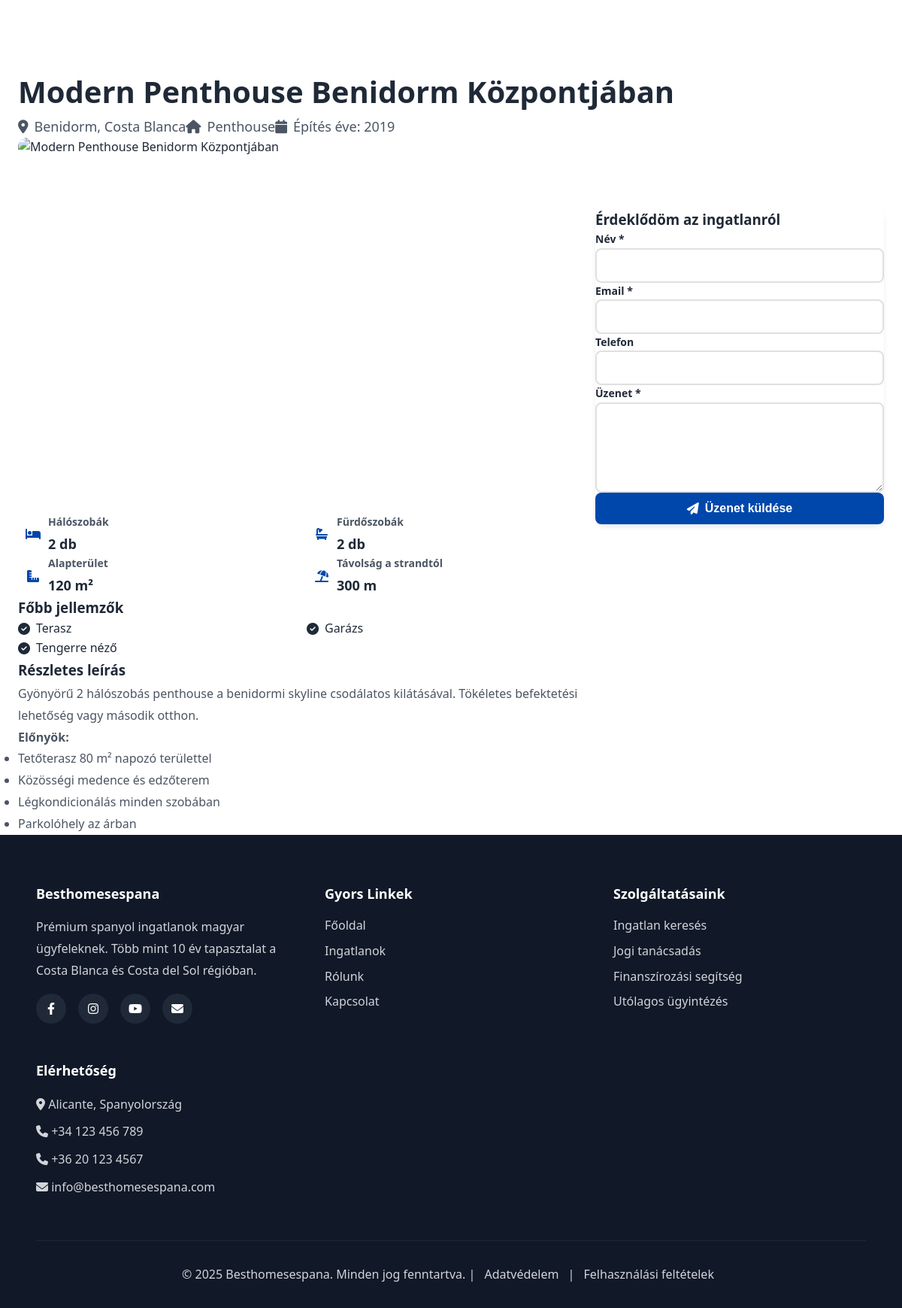
Screenshot of /public/property.php?id=2 with the database file from the repository.
### tables this page shows
CREATE TABLE IF NOT EXISTS properties (
    id INT AUTO_INCREMENT PRIMARY KEY,
    title VARCHAR(255) NOT NULL,
    slug VARCHAR(255) NOT NULL UNIQUE,
    description TEXT NOT NULL,
    property_type_id INT NOT NULL,
    location_id INT NOT NULL,

     
    price DECIMAL(12,2) NOT NULL,
    currency VARCHAR(3) DEFAULT 'EUR',
    area_sqm INT NOT NULL COMMENT 'Area in square meters',
    plot_size_sqm INT DEFAULT NULL COMMENT 'Plot size for villas/houses',

     
    bedrooms INT NOT NULL,
    bathrooms INT NOT NULL,
    built_year INT DEFAULT NULL,

     
    has_pool BOOLEAN DEFAULT FALSE,
    has_garden BOOLEAN DEFAULT FALSE,
    has_terrace BOOLEAN DEFAULT FALSE,
    has_garage BOOLEAN DEFAULT FALSE,
    has_sea_view BOOLEAN DEFAULT FALSE,
    distance_to_beach_m INT DEFAULT NULL COMMENT 'Distance to beach in meters',

     
    main_image VARCHAR(255) DEFAULT NULL,
    images TEXT DEFAULT NULL COMMENT 'JSON array of image URLs',

     
    is_featured BOOLEAN DEFAULT FALSE,
    is_active BOOLEAN DEFAULT TRUE,
    status ENUM('available', 'reserved', 'sold') DEFAULT 'available',

     
    meta_title VARCHAR(255) DEFAULT NULL,
    meta_description TEXT DEFAULT NULL,

     
    created_at TIMESTAMP DEFAULT CURRENT_TIMESTAMP,
    updated_at TIMESTAMP DEFAULT CURRENT_TIMESTAMP ON UPDATE CURRENT_TIMESTAMP,

    FOREIGN KEY (property_type_id) REFERENCES property_types(id) ON DELETE RESTRICT,
    FOREIGN KEY (location_id) REFERENCES locations(id) ON DELETE RESTRICT,
    INDEX idx_price (price),
    INDEX idx_location (location_id),
    INDEX idx_featured (is_featured),
    INDEX idx_active (is_active)
);

CREATE TABLE IF NOT EXISTS locations (
    id INT AUTO_INCREMENT PRIMARY KEY,
    city VARCHAR(100) NOT NULL,
    region VARCHAR(100) NOT NULL COMMENT 'e.g., Costa Blanca, Costa del Sol',
    province VARCHAR(100) NOT NULL,
    created_at TIMESTAMP DEFAULT CURRENT_TIMESTAMP
);

CREATE TABLE IF NOT EXISTS property_types (
    id INT AUTO_INCREMENT PRIMARY KEY,
    name VARCHAR(50) NOT NULL,
    name_hu VARCHAR(50) NOT NULL COMMENT 'Hungarian translation',
    created_at TIMESTAMP DEFAULT CURRENT_TIMESTAMP
);

### config/config.php (called while the page is built, shortened)
<?php
function e(?string $string): string {
    return htmlspecialchars($string ?? '', ENT_QUOTES, 'UTF-8');
}
function formatArea(int $area): string {
    return number_format($area, 0, ',', ' ') . ' m²';
}

### public/property.php (the view, shortened to what this page needs)
<?php
require_once __DIR__ . '/../config/config.php';
$propertyId = isset($_GET['id']) ? (int)$_GET['id'] : 0;
try {
    $pdo = getPDO();
    $stmt = $pdo->prepare("
        SELECT
            p.*,
            pt.name_hu as property_type_name,
            l.city,
            l.region,
            l.province
        FROM properties p
        LEFT JOIN property_types pt ON p.property_type_id = pt.id
        LEFT JOIN locations l ON p.location_id = l.id
        WHERE p.id = ? AND p.is_active = 1
    ");
    $stmt->execute([$propertyId]);
    $property = $stmt->fetch();
} catch (PDOException $e) {
    error_log('Database error: ' . $e->getMessage());
    redirect('/properties.php');
}
include __DIR__ . '/partials/header.php';
?>
<article class="property-detail">
    <div class="container">
        <div class="property-header">
            <h1><?= e($property['title']) ?></h1>
            <div class="property-meta">
                <span class="property-meta-item">
                    <i class="fas fa-map-marker-alt"></i>
                    <?= e($property['city']) ?>, <?= e($property['region']) ?>
                </span>
                <span class="property-meta-item">
                    <i class="fas fa-home"></i>
                    <?= e($property['property_type_name']) ?>
                </span>
                <?php if ($property['built_year']): ?>
                    <span class="property-meta-item">
                        <i class="fas fa-calendar"></i>
                        Építés éve: <?= e($property['built_year']) ?>
                    </span>
                <?php endif; ?>
            </div>
        </div>
        <div class="property-main">
            <div class="property-content">
                <div class="property-gallery">
                    <?php
                    $imageSrc = $property['main_image'] ?? '/assets/images/properties/default.jpg';
                    if (strpos($imageSrc, 'http') === false && !file_exists(__DIR__ . $imageSrc)) {
                        $imageSrc = 'https://images.unsplash.com/photo-1613490493576-7fde63acd811?w=1200';
                    }
                    ?>
                    <img src="<?= e($imageSrc) ?>" alt="<?= e($property['title']) ?>" class="property-main-image">
                </div>
                <div class="property-details-grid">
                    <div class="detail-item">
                        <div class="detail-icon">
                            <i class="fas fa-bed"></i>
                        </div>
                        <div class="detail-content">
                            <h4>Hálószobák</h4>
                            <p><?= $property['bedrooms'] ?> db</p>
                        </div>
                    </div>
                    <div class="detail-item">
                        <div class="detail-icon">
                            <i class="fas fa-bath"></i>
                        </div>
                        <div class="detail-content">
                            <h4>Fürdőszobák</h4>
                            <p><?= $property['bathrooms'] ?> db</p>
                        </div>
                    </div>
                    <div class="detail-item">
                        <div class="detail-icon">
                            <i class="fas fa-ruler-combined"></i>
                        </div>
                        <div class="detail-content">
                            <h4>Alapterület</h4>
                            <p><?= formatArea($property['area_sqm']) ?></p>
                        </div>
                    </div>
                    <?php if ($property['distance_to_beach_m']): ?>
                        <div class="detail-item">
                            <div class="detail-icon">
                                <i class="fas fa-umbrella-beach"></i>
                            </div>
                            <div class="detail-content">
                                <h4>Távolság a strandtól</h4>
                                <p><?= number_format($property['distance_to_beach_m'], 0, ',', ' ') ?> m</p>
                            </div>
                        </div>
                    <?php endif; ?>
                </div>
                <?php
                $features = [];
                if ($property['has_terrace']) $features[] = ['icon' => 'home', 'text' => 'Terasz'];
                if ($property['has_garage']) $features[] = ['icon' => 'car', 'text' => 'Garázs'];
                if ($property['has_sea_view']) $features[] = ['icon' => 'water', 'text' => 'Tengerre néző'];
                if (!empty($features)):
                ?>
                    <h3>Főbb jellemzők</h3>
                    <div class="features-list">
                        <?php foreach ($features as $feature): ?>
                            <div class="feature-item">
                                <i class="fas fa-check-circle"></i>
                                <span><?= $feature['text'] ?></span>
                            </div>
                        <?php endforeach; ?>
                    </div>
                <?php endif; ?>
                <div class="property-description">
                    <h3>Részletes leírás</h3>
                    <?= $property['description'] ?>
                </div>
            </div>
            <aside class="property-sidebar">
                <div class="price-box">
                    <div class="price-label">Ár</div>
                    <div class="price-value"><?= formatPrice($property['price'], $property['currency']) ?></div>
                </div>
                <div class="inquiry-form">
                    <h3>Érdeklődöm az ingatlanról</h3>
                    <form method="POST">
                        <div class="form-group">
                            <label for="name">Név *</label>
                            <input type="text" id="name" name="name" required
                                   value="<?= e($_POST['name'] ?? '') ?>">
                        </div>
                        <div class="form-group">
                            <label for="email">Email *</label>
                            <input type="email" id="email" name="email" required
                                   value="<?= e($_POST['email'] ?? '') ?>">
                        </div>
                        <div class="form-group">
                            <label for="phone">Telefon</label>
                            <input type="tel" id="phone" name="phone"
                                   value="<?= e($_POST['phone'] ?? '') ?>">
                        </div>
                        <div class="form-group">
                            <label for="message">Üzenet *</label>
                            <textarea id="message" name="message" required><?= e($_POST['message'] ?? '') ?></textarea>
                        </div>
                        <button type="submit" name="submit_inquiry" class="btn btn-primary btn-block">
                            <i class="fas fa-paper-plane"></i> Üzenet küldése
                        </button>
                    </form>
                </div>
            </aside>
        </div>
    </div>
</article>
<?php include __DIR__ . '/partials/footer.php'; ?>

### assets/css/style.css (style rules this page uses)
:root { --primary-blue: #0047ab; --primary-blue-dark: #003380; --primary-blue-light: #0078d7; --accent-gold: #d4af37; --accent-gold-dark: #b8952e; --white: #ffffff; --gray-50: #f9fafb; --gray-100: #f3f4f6; --gray-200: #e5e7eb; --gray-300: #d1d5db; --gray-400: #9ca3af; --gray-500: #6b7280; --gray-600: #4b5563; --gray-700: #374151; --gray-800: #1f2937; --gray-900: #111827; --text-dark: #1f2937; --text-medium: #4b5563; --text-light: #6b7280; --success: #10b981; --warning: #f59e0b; --error: #ef4444; --container-max-width: 1200px; --section-padding: 5rem 1.5rem; --section-padding-mobile: 3rem 1.5rem; --shadow-sm: 0 1px 2px 0 rgb(0 0 0 / 0.05); --shadow-md: 0 4px 6px -1px rgb(0 0 0 / 0.1); --shadow-lg: 0 10px 15px -3px rgb(0 0 0 / 0.1); --shadow-xl: 0 20px 25px -5px rgb(0 0 0 / 0.1); --transition-fast: all 0.2s ease; --transition-normal: all 0.3s ease; --transition-slow: all 0.5s ease; --radius-sm: 0.25rem; --radius-md: 0.5rem; --radius-lg: 0.75rem; --radius-xl: 1rem; }
*, *::before, *::after { box-sizing: border-box; margin: 0; padding: 0; }
html { font-size: 16px; scroll-behavior: smooth; }
body { font-family: 'Segoe UI', Tahoma, Geneva, Verdana, sans-serif; line-height: 1.6; color: var(--text-dark); background-color: var(--white); -webkit-font-smoothing: antialiased; -moz-osx-font-smoothing: grayscale; }
img { max-width: 100%; height: auto; display: block; }
.container { max-width: var(--container-max-width); margin: 0 auto; padding: 0 1.5rem; }
.btn { display: inline-flex; align-items: center; gap: 0.5rem; padding: 0.75rem 1.5rem; border: none; border-radius: var(--radius-md); font-size: 1rem; font-weight: 600; cursor: pointer; transition: var(--transition-fast); text-decoration: none; }
.btn-primary { background: var(--primary-blue); color: var(--white); }
.btn-block { width: 100%; justify-content: center; }
.feature-item { display: flex; gap: 1rem; align-items: flex-start; }
.form-group { display: flex; flex-direction: column; }
.form-group label { font-size: 0.875rem; font-weight: 600; color: var(--text-dark); margin-bottom: 0.5rem; }

### rows the page displays
properties: title "Modern Penthouse Benidorm Központjában", location.city "Benidorm", location.region "Costa Blanca", property_type.name_hu "Penthouse", built_year "2019", bedrooms "2", bathrooms "2", area_sqm "120 m²", distance_to_beach_m "300", description "Gyönyörű 2 hálószobás penthouse a benidormi skyline csodálatos kilátásával. Tökéletes befektetési lehetőség vagy második otthon. Előnyök: Tetőterasz 80 m² napozó területtel Közösségi medence és edzőterem Légkondicionálás minden szobában Parkolóhely az árban"

### other values shown
$feature['text'] "Terasz"
$feature['text'] "Garázs"
$feature['text'] "Tengerre néző"
ADMIN_EMAIL "info@besthomesespana.com"
